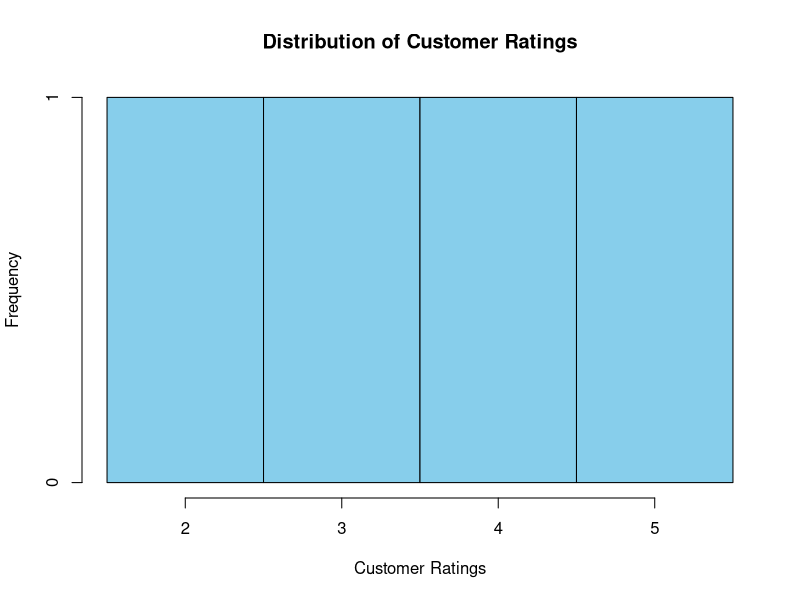
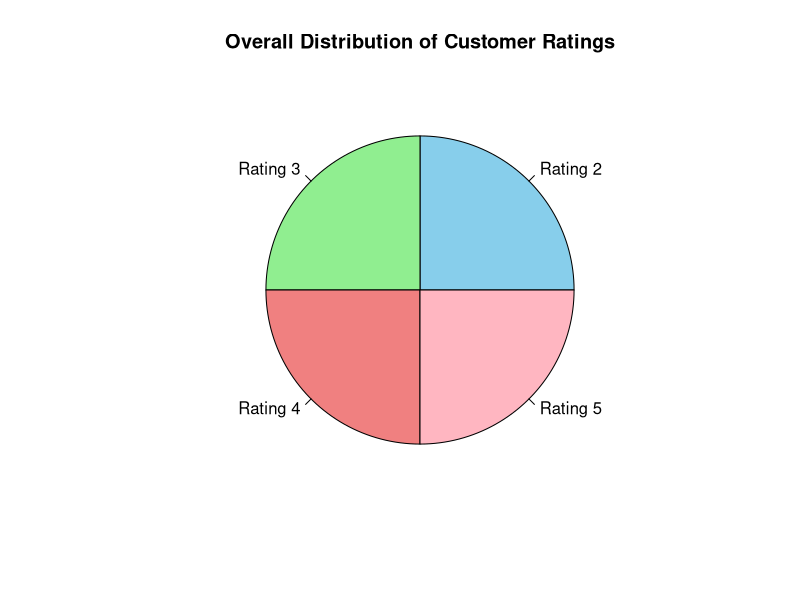
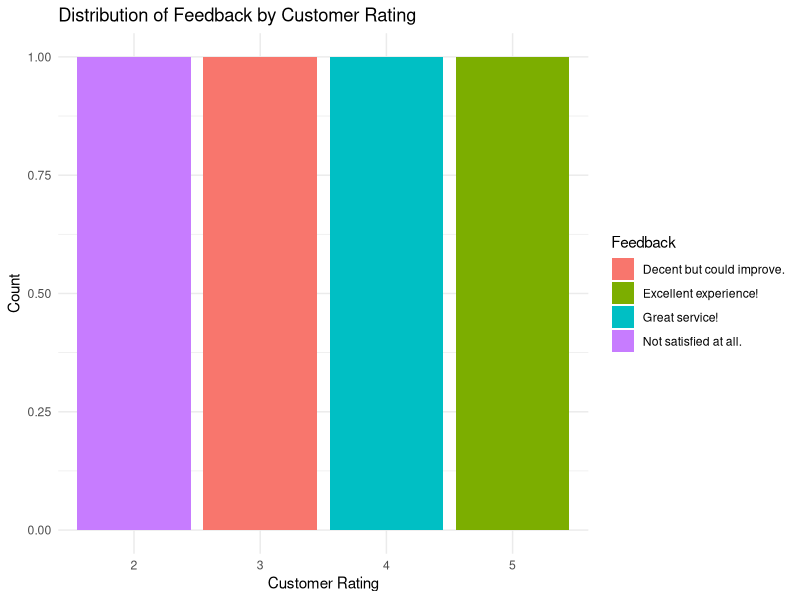

Write the R code that produced these figures, in order.
# Sample data
customer_ratings <- c(4, 3, 5, 2)

#a
# Create a histogram
hist(customer_ratings, breaks = seq(1.5, 5.5, by = 1), col = "skyblue", 
     xlab = "Customer Ratings", ylab = "Frequency",
     main = "Distribution of Customer Ratings")

#b
# Count the frequency of each rating
rating_counts <- table(customer_ratings)

# Generate a pie chart
pie(rating_counts, labels = paste("Rating", names(rating_counts)), 
    col = c("skyblue", "lightgreen", "lightcoral", "lightpink"),
    main = "Overall Distribution of Customer Ratings")

#c

library(ggplot2)

# Sample data with feedback
customer_data <- data.frame(
  Customer = c("Customer 1", "Customer 2", "Customer 3", "Customer 4"),
  Rating = c(4, 3, 5, 2),
  Feedback = c("Great service!", "Decent but could improve.", "Excellent experience!", "Not satisfied at all.")
)

# Create a ggplot stacked bar chart
ggplot(customer_data, aes(x = factor(Rating), fill = Feedback)) +
  geom_bar(position = "stack") +
  labs(title = "Distribution of Feedback by Customer Rating",
       x = "Customer Rating", y = "Count",
       fill = "Feedback") +
  theme_minimal()
